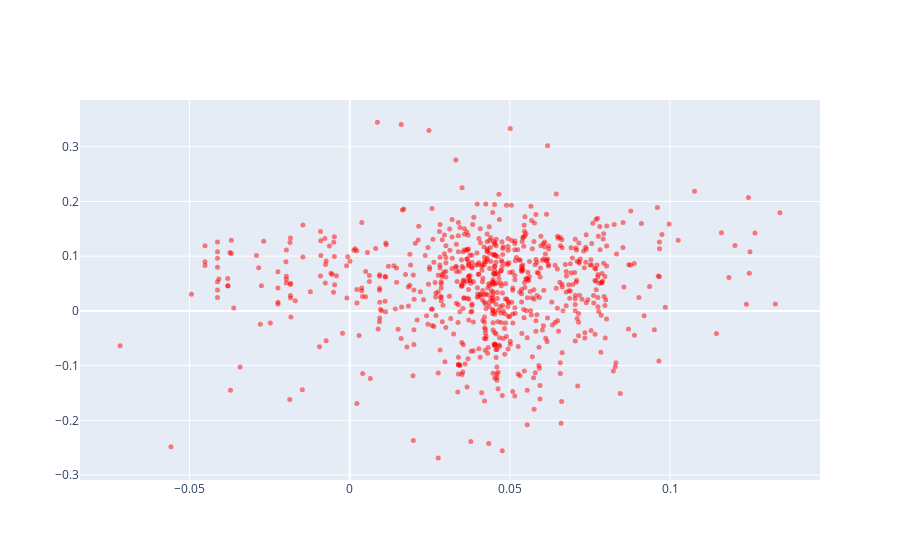

Notebook cell for this chart:
### Code cell
import plotly.graph_objects as go

my_pred = my_model.predict(X_test)

PRED_DF = combined_df[["date", f"delta_{n}_norm"]].merge(y_test.to_frame(), on=f"delta_{n}_norm", how="right").rename(
    columns={f"delta_{n}_norm": "actual"})

PRED_DF["pred"] = my_pred

fig = go.Figure(data=go.Scatter(x=PRED_DF["pred"],
                                y=PRED_DF["actual"],
                                text=PRED_DF["date"],
                                mode='markers', showlegend=False,
                                marker=dict(size=5, color="red", opacity=0.5)))

fig.show()

### Figure 1 — Plotly figure (JSON) as saved in the notebook; plotly's stock layout.template omitted (floating-point values rounded to 4 significant figures; data arrays with more than 128 entries replaced by an {"elided": "..."} marker saying what was removed)
{"data": [{"marker": {"color": "red", "opacity": 0.5, "size": 5}, "mode": "markers", "showlegend": false, "text": {"elided": "748 str values"}, "x": {"elided": "748 float values"}, "y": {"elided": "748 float values"}, "type": "scatter"}], "layout": {}}
